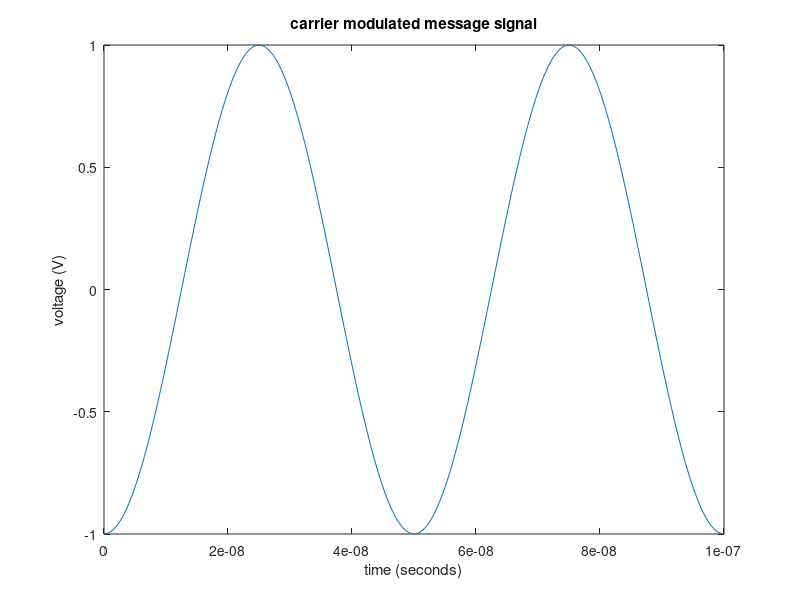
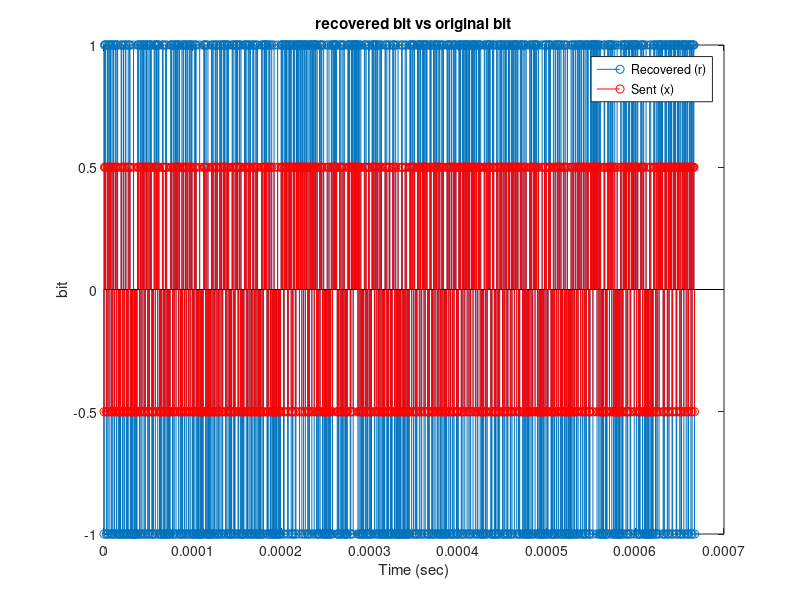

Recreate these plots in MATLAB, in order. (Note: this script raises an error after producing the figures.)
%% EGB342 Assignment 2B Template 
%%%%%%%%%%%%%%%%%%%%%%%%%%%%%%%%%%%%%%%%%%%%%%%%%%%%%%%%%%%%%%%:/%%%%%%%%%%
%  Run the initialise.m script if you have not already done so.
clear all, close all, clc % clearing and preparing a clean workspace.
%
% Please use variable names identified throughout the brief.
% Where possible, contain code within this script
% i.e. do not create scripts unnecessarily
%
%==========================================================================
% Enter your code below this line:
%==========================================================================
% Student Names: Nick Jenson, Myungjun Choi, Reif Virtue,
% Group Number: 7
%



%% Part 2 - Testing the Wireless Channel
%2.1 INITIALISATION OF THE VARIABLES
fc = 0; % carrier frequency (set as 0 for now - will be modified later)
Rs = 1.5e6; % symbol rate(evaluted in section 2.1)
Ns = 1024; % number of samples/symbol
fs = Ns * Rs;   % sampling rate or pts/Tsym;
Tsym = 1/Rs;    % period of each symbol

% 2.2  LOAD THE MESSAGE DATA ONTO THE WORKSPACE
Nb = 1001; % number of bits in the simulation
load('A2BPart2.mat')    % Load the data into the workspace

% 2.3 CREATE TIME AND FREQUENCY VECTOR
t = linspace(0,Tsym*Nb,Nb*Ns+1);    % the time vector of the message. The vector will start from 
t = t(1:end-1);                     % 0 to Tsym * Ns.

nfft = 2^14;                        % the frequency vector of the message. 
f = linspace(-fs/2,fs/2,nfft+1);    % nfft used to enhance the resolution
f = f(1:end-1);

% 2.4 CREATE A COSINE CARRIER WAVE WITH FREQUENCY OF 20MHZ AND PEAK OF 1V
fc = 20e6   % modify the carrier frequency as required
c = 1*cos(2*pi*fc.*t);  % cosine wave with amplitude of 1 and frequency of 20 MHz


%2.5 MODULATE THE MESSAGE SIGNAL WITH CARRIER WAVE
m = kron(x, ones(1,Ns));    % oversample the message signal so that the vector in lines with the carrier wave 
y= m.*c;    % modulate the message signal on the carrier wave 

figure(1)   % plot the modulated signal
plot(t,y), xlim([0 100e-9]) % display the plot upto first 100ns
xlabel('time (seconds)'), ylabel('voltage (V)'),
title('carrier modulated message signal')

% 2.6 RECOVER THE BIT SEQUENCE USING A CORRELATION RECEIVER 
r = y .* c; % multiplying the basis function with the modulated message signal
r = reshape(r,[Ns,Nb]); % reshape the correlation output so that each row are for each symbol
r = sum(r)/Ns;  % find the mean correlation of each symbol
r = sign(r);    %decision unit - decides whether the symbol is 1 or -1 from its correlation output

% let us compare the recovered bit with the original message visually. 
tbin = t(1:Ns:end); % the time vector for the bits
figure(3)   % plots the recovered and sent bit sequences on the same plot
stem(tbin,r), hold on % recovered bits
stem(tbin,0.5*x,'r') % sent bits (scaled by factor of .5 for better visualisation)
xlabel('Time (sec)'), ylabel('bit')
legend('Recovered (r)','Sent (x)')
title('recovered bit vs original bit') 

biterror = sum(abs(x-r))/2 % bit error calculation

% 2.7 RECOVER THE MESSAGE SIGNAL USING PROVIDED FUNCTION
decoded_message = bits_to_string(r) % converts the bitstream to the message

% 2.8 DETERMINE THE BANDWIDTH OF THE SIGNAL - display the frequency
% spectrum
Y = fft(y,nfft);    % fourier transform of the transmitted message
figure(2);  % plot it with the time vector 
plot(f,abs(fftshift(Y))/nfft);
xlabel('Frequency (Hz)'), ylabel('amplitude'), xlim([0 2e9])
title('BPSK Spectrum for Ns=500 Samples/symbol');



%% 2.12 BIT ERROR PERFORMANCE OF BPSK UNDER AWGN CHANNEL 

EbN0_vals = -5:10; % Eb/N0 Parameter: from -5dB to 10dB
EbN0_vals_lin = 10.^(EbN0_vals/10); % converts the EbNo from dB to linear format
BER_sim = [];    % Creates an empty variable that will later collect the BER values for each SNR

for index = 1:length(EbN0_vals) % sweep through each values of EbNo
    EbN0_lin = EbN0_vals_lin(index); % choose the current value of EbNo 
    snr_lin = EbN0_lin*2*((1/fs)/Tsym); % convets the EbNo to SNR (linear)
    snr = 10*log10(snr_lin); % Convert SNR back to dB as awgn takes dB form
    msg_noisy1 = awgn(y*0.005,snr,'measured'); % addes AWGN to the modulated signal
    
    r2 = msg_noisy1 .* (c); % multiplying the basis function with the modulated message signal (note carrier waveform has been multiplied 
    r = reshape(r2,[Ns,Nb]); % reshape the correlation output so that each row are for each symbol
    r = sum(r)/Ns;  % find the mean correlation of each symbol
    r = sign(r);    %decision unit - decides whether the symbol is 1 or -1 from its correlation output
    BER_sim = [BER_sim,(sum(abs(x-r))/2)/Nb]; % bit error calculation    
end

BER_theo = qfunc(sqrt(2*EbN0_vals_lin)); % calculates the theoretical BER 

% plots the theoretical and simulated BER performance 
figure(5), semilogy(EbN0_vals,BER_sim,'r+') %plots semi-logarithomic scale graph
hold on
semilogy(EbN0_vals,BER_theo,'b')
xlabel('E_b/N_0 dB'), ylabel('BER'), legend('Simulated','Theoretical')
title('Bit Error Rate Performance of BPSK modulation')


